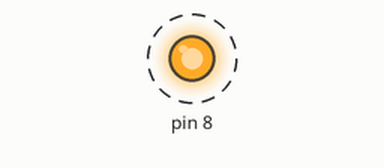
This program was run on a simulated Raspberry Pi (header pin numbers). Shown: output pins drawn as LEDs (lit = HIGH). Dashed ring = blinking.

Above: at 0.05 s.
Timing chart, 0 to 3.0 s (numbered marks = the images above):
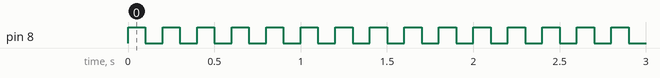

Measured:
- by itself, pin 8: alternates HIGH for 0.10 s and LOW for 0.10 s

The program:

blink.py
```python
#P1.6 is GND
#P1.8 is OUTPUT
#Blink LED on P1.8

import RPi.GPIO as gpio
import time

gpio.setmode(gpio.BOARD)

gpio.setup(8, gpio.OUT)

while True:
        gpio.output(8, gpio.HIGH)
        time.sleep(.1)
        gpio.output(8, gpio.LOW)
        time.sleep(.1)
```
